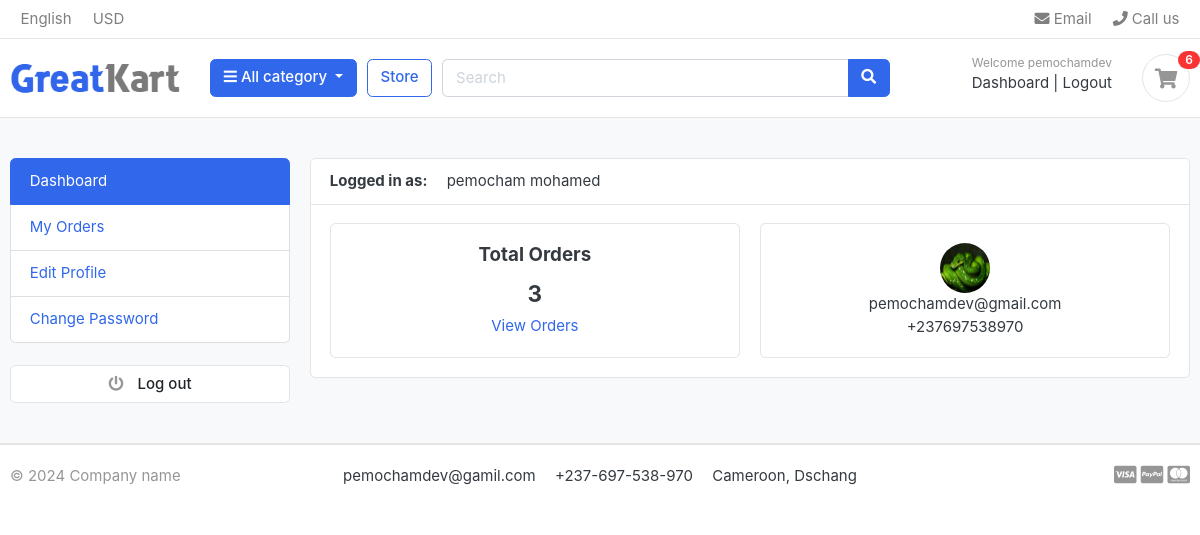
Page /accounts/ (signed in) on the committed database.
### accounts/models.py (models this page shows, shortened)
class Account(AbstractBaseUser):
    first_name = models.CharField(max_length=120)
    last_name = models.CharField(max_length=120)
    username = models.CharField(max_length=120)
    email = models.EmailField(unique=True)
    phone_numbre = models.CharField(max_length=120)
    date_joined = models.DateTimeField(auto_now_add=True)
    last_login = models.DateTimeField(auto_now_add=True)
    is_admin = models.BooleanField(default=False)
    is_superuser = models.BooleanField(default=False)
    is_staff = models.BooleanField(default=False)
    is_active = models.BooleanField(default=False)
    USERNAME_FIELD='email'
    REQUIRED_FIELDS = ['username','first_name', 'last_name']
    objects = MyAccountManager()
    def full_name(self):
        return f'{self.first_name} {self.last_name}'

class UserProfile(models.Model):
    user = models.OneToOneField(Account, on_delete=models.CASCADE)
    address_line_1 = models.CharField(blank=True, max_length=100)
    address_line_2 = models.CharField(blank=True, max_length=100)
    profile_picture = models.ImageField(blank=True, upload_to='userprofile')
    city = models.CharField(blank=True, max_length=20)
    state = models.CharField(blank=True, max_length=20)
    country = models.CharField(blank=True, max_length=20)

### accounts/views.py (the view)
# urls.py: path("", views.dashboard, name='profile'),
@login_required(login_url = 'login')
def dashboard(request):
    orders = Orders.objects.filter(user_id = request.user.id, is_ordered = True).order_by('created_at')
    orders_count = orders.count()
    userprofile = UserProfile.objects.get(user_id = request.user.id)
    context = {
        'orders':orders,
        'orders_count':orders_count,
        'userprofile':userprofile,
    }
    return render(request, 'dashboard.html', context)

### carts/context_processors.py (called while the page is built)
def counter(request):
    cart_count = 0
    if 'admin' in request.path:
        return {}
    else:
        try:
            cart = Cart.objects.filter(cart_id=_cart_id(request))
            if request.user.is_authenticated:
                cart_items = CartItem.objects.all().filter(user=request.user)
            else:
                cart_items = CartItem.objects.all().filter(cart=cart[:1])
            for cart_item in cart_items:
                cart_count += cart_item.quantity
        except Cart.DoesNotExist:
            cart_count = 0
    return dict(cart_count=cart_count)

### carts/views.py (called while the page is built)
def _cart_id(request):
    cart  = request.session.session_key
    if not cart:
        cart  = request.session.create()
    return cart

### category/context_processors.py (called while the page is built)
def menu_links(request):
    links = Category.objects.all()
    return dict(links=links)

### category/models.py (called while the page is built)
    def get_absolute_url(self):
        return reverse("product_by_category", kwargs={"category_slug": self.slug})

### templates/dashboard.html (shortened to what this page needs)
{% extends "base.html" %}
{% load static %}
{% block content %}
<section class="section-conten padding-y bg">
	<div class="container">
		<div class="row">
	{% include "dashboard_sidebar.html" %}
		<main class="col-md-9">
			<article class="card">
			<header class="card-header">
				<strong class="d-inline-block mr-3">Logged in as:</strong>
				<span>{{user.full_name}}</span>
			</header>
			<div class="card-body">
			<div class="row">
			<div class="col-md-6">
				<div class="card" style="text-align:center;">
					<div class="card-body">
						<h5 class="card-title">Total Orders</h5>
						<h4>{{orders_count}}</h4>
						<a href=" {% url "my_orders" %} ">View Orders</a>
					</div>
				</div>
			</div>
			<div class="col-md-6">
				<div class="card" style="text-align:center;">
					<div class="card-body">
						<img src="{{userprofile.profile_picture.url}}" alt="User Profile Picture" width="50" height="50" style="border-radius:50%;">
						<p class="mb-0">{{user.email}}</p>
						<p>{{user.phone_numbre}}</p>
					</div>
				</div>
			</div>
			</div>
		</div>
			</article>
		</main>
	</div>
	</div>
	</section>
{% endblock content %}

### templates/base.html (shortened to what this page needs)
{% load static %}
<!DOCTYPE HTML>
<html lang="en">
<head>
<link href="{% static 'css/bootstrap.css' %}" rel="stylesheet" type="text/css"/>
<link href="{% static 'css/custom.css' %}" rel="stylesheet" type="text/css"/>
<link rel="stylesheet" href="https://cdnjs.cloudflare.com/ajax/libs/font-awesome/4.7.0/css/font-awesome.min.css">
<link href="{% static 'fonts/fontawesome/css/all.min.css' %}" type="text/css" rel="stylesheet">
<link href="{% static 'css/ui.css' %}" rel="stylesheet" type="text/css"/>
<link href="{% static 'css/responsive.css' %}" rel="stylesheet" media="only screen and (max-width: 1200px)" />
</head>
<header class="section-header">
    <nav class="navbar p-md-0 navbar-expand-sm navbar-light border-bottom">
    <div class="container">
      <div class="collapse navbar-collapse" id="navbarTop4">
        <ul class="navbar-nav mr-auto">
            <li class="nav-item dropdown">
                 <a href="#" class="nav-link">   English </a>
            </li>
            <li class="nav-item dropdown">
                <a href="#" class="nav-link"> USD </a>
            </li>
        </ul>
        <ul class="navbar-nav">
            <li><a href="#" class="nav-link"> <i class="fa fa-envelope"></i> Email </a></li>
            <li><a href="#" class="nav-link"> <i class="fa fa-phone"></i> Call us </a></li>
        </ul>
      </div>
    </div>
    </nav>
    <section class="header-main border-bottom">
        <div class="container">
    <div class="row align-items-center">
        <div class="col-lg-2 col-md-3 col-6">
            <a href="./" class="brand-wrap">
                <img class="logo" src="{% static './images/logo.png' %}">
            </a>
        </div>
        <div class="col-lg col-sm col-md col-6 flex-grow-0">
            <div class="category-wrap dropdown d-inline-block float-right">
                <button type="button" class="btn btn-primary dropdown-toggle" data-toggle="dropdown">
                    <i class="fa fa-bars"></i> All category
                </button>
            </div>
        </div>
        <a href=" {% url "store" %}" class="btn btn-outline-primary">Store</a>
        <div class="col-lg  col-md-6 col-sm-12 col">
            <form action=" {% url "search" %} " class="search" method="GET">
                <div class="input-group w-100">
                    <input type="text" class="form-control" style="width:60%;" placeholder="Search" name="keyword">
                    <div class="input-group-append">
                      <button class="btn btn-primary" type="submit">
                        <i class="fa fa-search"></i>
                      </button>
                    </div>
                </div>
            </form>
        </div>
        <div class="col-lg-3 col-sm-6 col-8 order-2 order-lg-3">
                    <div class="d-flex justify-content-end mb-3 mb-lg-0">
                        <div class="widget-header">
                            <div>
                                {% if request.user.is_authenticated %}
                                <small class="title text-muted">Welcome {{request.user.username}}</small>
                                <a href=" {% url "profile" %} "> Dashboard</a> <span class="dark-transp"> | </span>
                                <a href=" {% url "logout" %}  "> Logout</a>
                                {% else %}
                                <small class="title text-muted">Welcome guest!</small>
                                <a href=" {% url "signin" %} ">Sign in</a> <span class="dark-transp"> | </span>
                                <a href=" {% url "register" %} "> Register</a>
                                {% endif %}
                            </div>
                        </div>
                        <a href=" {% url "cart" %} " class="widget-header pl-3 ml-3">
                            <div class="icon icon-sm rounded-circle border"><i class="fa fa-shopping-cart"></i></div>
                            <span class="badge badge-pill badge-danger notify"> {{cart_count}} </span>
                        </a>
                    </div>
                </div>
    </div>
        </div>
    </section>
    </header>
{% block content %}
{% endblock content %}
<footer class="section-footer border-top">
	<div class="container">
		<section class="footer-bottom border-top row">
			<div class="col-md-2">
				<p class="text-muted"> &copy {% now "Y" %} Company name </p>
			</div>
			<div class="col-md-8 text-md-center">
				<span  class="px-2">pemochamdev@gamil.com</span>
				<span  class="px-2">+237-697-538-970</span>
				<span  class="px-2">Cameroon, Dschang </span>
			</div>
			<div class="col-md-2 text-md-right text-muted">
				<i class="fab fa-lg fa-cc-visa"></i>
				<i class="fab fa-lg fa-cc-paypal"></i>
				<i class="fab fa-lg fa-cc-mastercard"></i>
			</div>
		</section>
	</div>
</footer>
</body>
</html>

### static/css/ui.css (style rules this page uses)
html { font-family: "Inter", sans-serif; font-size: 15px; }
.icon-xs, .icon-sm, .icon-md, .icon-lg { display: inline-block; text-align: center; flex-shrink: 0; flex-grow: 0; }
.icon-sm { width: 48px; height: 48px; line-height: 48px !important; font-size: 20px; }
.padding-y { padding-top: 40px; padding-bottom: 40px; }
article:after, .form-group:after { display: block; clear: both; content: ""; }
.bg { background-color: #f8f9fa; }
p:last-child { margin-bottom: 0; }
.header-main { position: relative; padding-top: 1rem; padding-bottom: 1rem; }
.brand-wrap .logo, .navbar-brand .logo { margin-right: 7px; max-height: 42px; display: inline-block; }
.widget-header { display: inline-block; vertical-align: middle; position: relative; }
.widget-header a { color: #343a40; }
.widget-header i { color: #969696; }
.widget-header .title { display: block; }
.widget-header .notify { position: absolute; top: -3px; right: -10px; }
.footer-bottom { padding-top: 20px; padding-bottom: 20px; }
.notify { position: absolute; top: -4px; right: -10px; display: inline-block; padding: 0.25em 0.6em; font-size: 12px; line-height: 1; text-align: center; border-radius: 3rem; color: #fff; background-color: #fa3434; }

### rows in the picture
Account: user.username "pemochamdev", full_name "pemocham mohamed", email "pemochamdev@gmail.com", phone_numbre "+237697538970"
UserProfile: profile_picture (picture)

### other values in the picture
{{ cart_count }} "6"
{{ orders_count }} "3"
